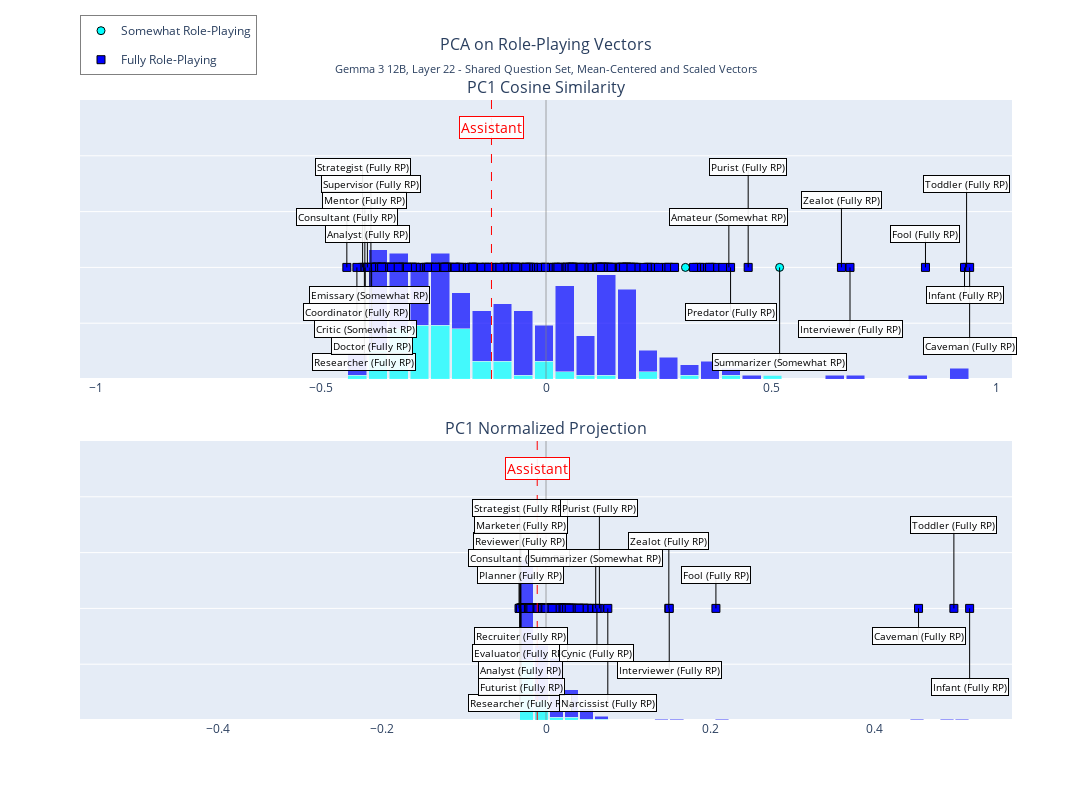
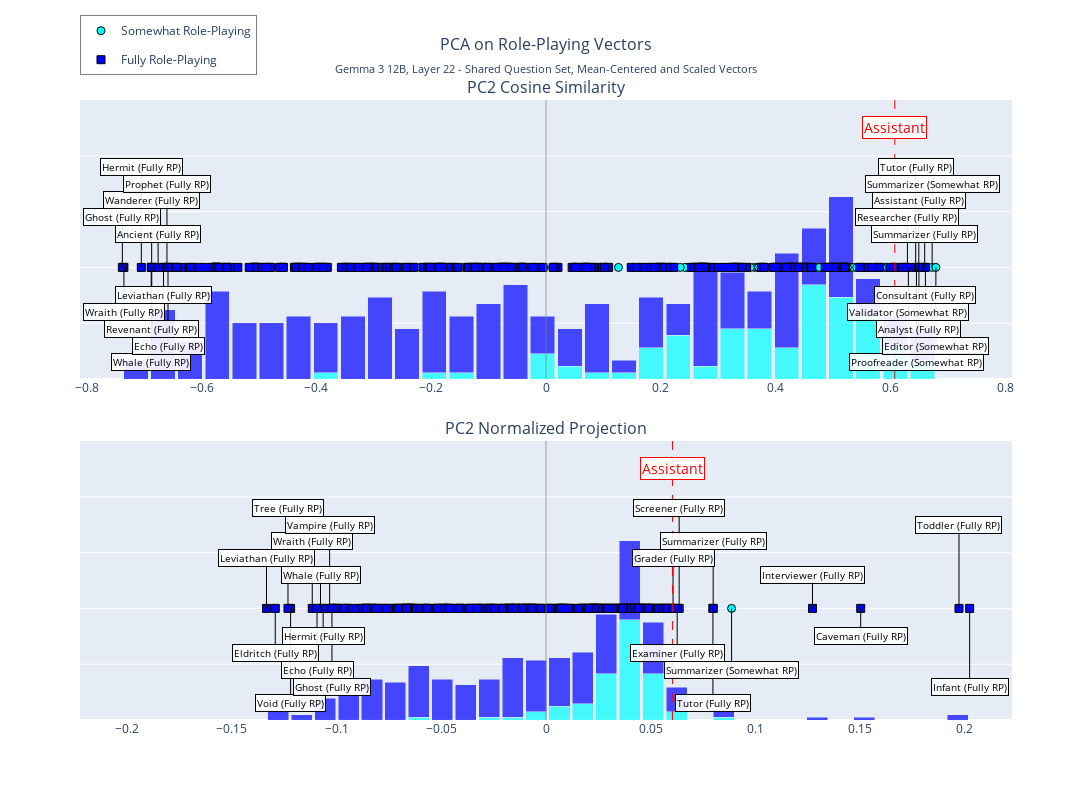
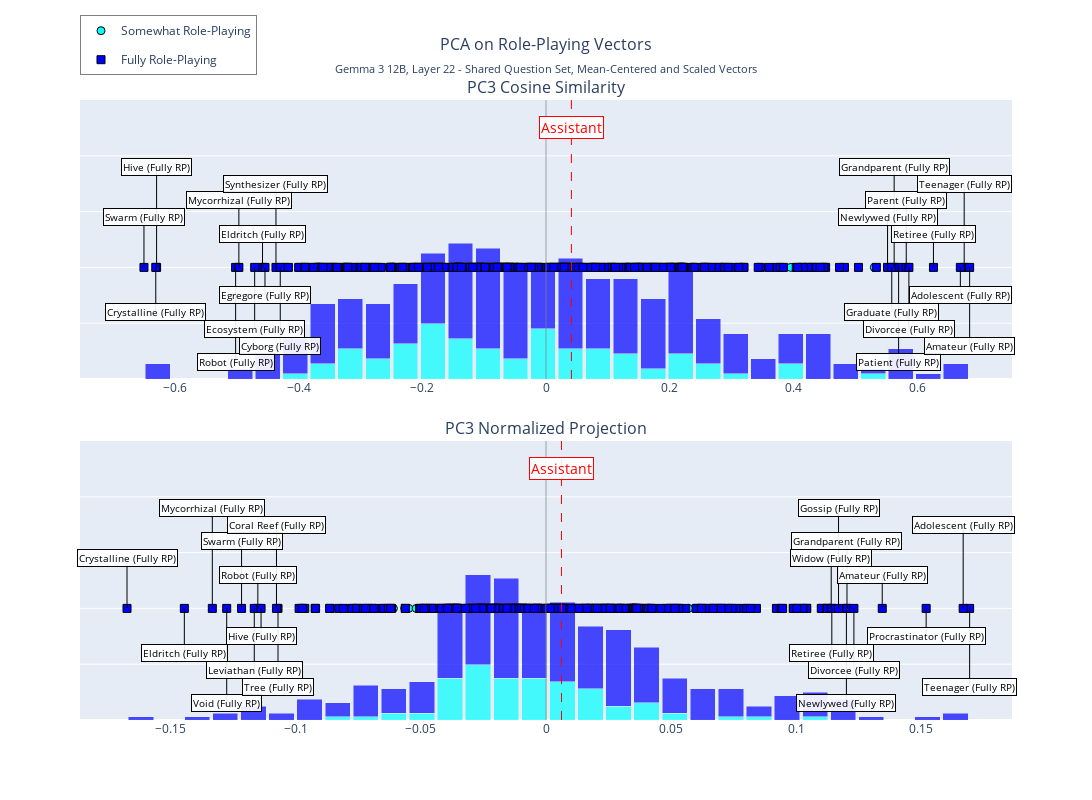
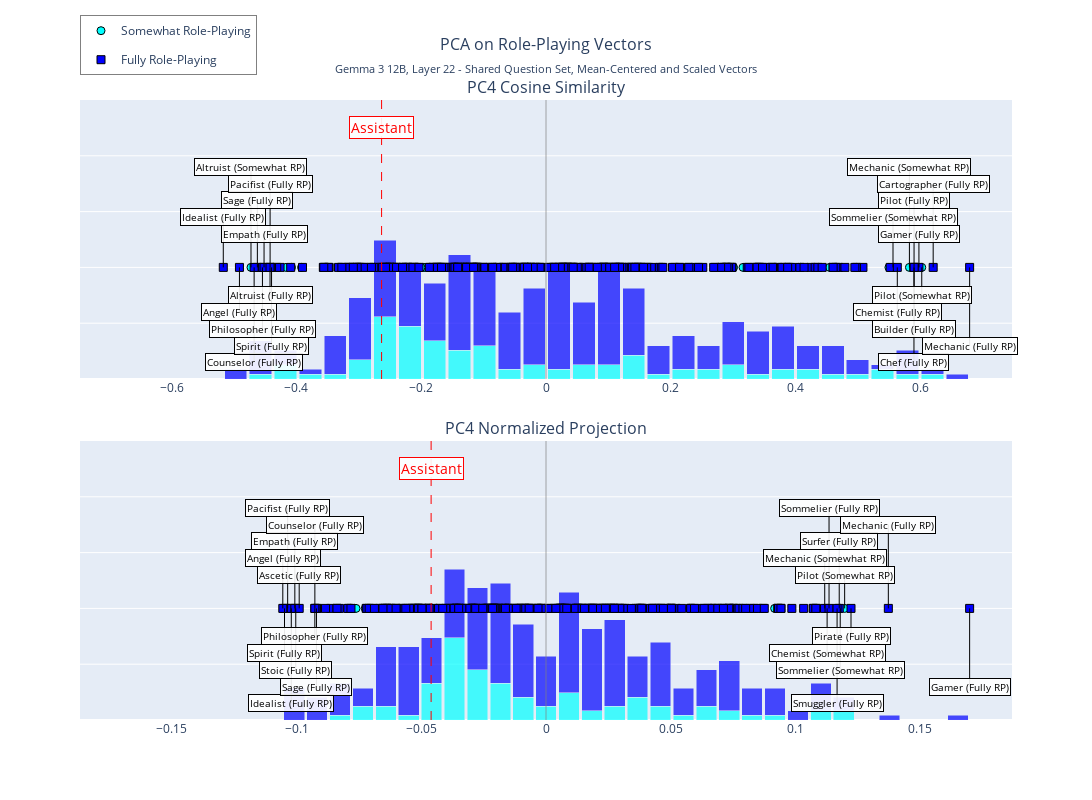

The code cell stored with these charts, in order, in its notebook:
### Code cell
if normalized:
    subtitle = f"{model_name.replace('-', ' ')}, Layer {layer} - Shared Question Set, Unit Normalized Vectors"
else:
    subtitle = f"{model_name.replace('-', ' ')}, Layer {layer} - Shared Question Set, Mean-Centered and Scaled Vectors"

for i in range(10):
    print(i)
    fig = plot_pc(
        pca_results=pca_results,
        role_labels=role_labels,
        layer=layer,
        pc_component=i,
        assistant_activation=default_vectors['pos_all'],
        assistant_projection=asst_projected[0],
        title="PCA on Role-Playing Vectors",
        subtitle=subtitle,
        scaled=not normalized,
    )
    fig.show()

    if not normalized:
        fig.write_html(f"{plot_dir}/pc{i+1}.html")
    else:
        fig.write_html(f"{plot_dir}/pc{i+1}_normalized.html")
